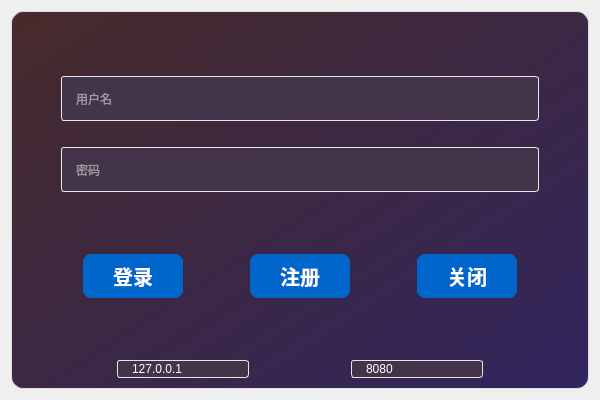
<?xml version="1.0" encoding="UTF-8"?>
<ui version="4.0">
 <class>LoginWindow</class>
 <widget class="QWidget" name="LoginWindow">
  <property name="geometry">
   <rect>
    <x>0</x>
    <y>0</y>
    <width>600</width>
    <height>400</height>
   </rect>
  </property>
  <property name="minimumSize">
   <size>
    <width>400</width>
    <height>0</height>
   </size>
  </property>
  <property name="maximumSize">
   <size>
    <width>600</width>
    <height>400</height>
   </size>
  </property>
  <property name="windowTitle">
   <string>登录</string>
  </property>
  <property name="styleSheet">
   <string notr="true">QFrame{
border: 1px solid #dcdee0;;
border-radius: 12px;
background-color:rgb(255, 255, 255);
}
QLineEdit{
border: 1px solid rgb(41, 57, 85);
border-radius: 3px;
border-color:#dcdee0;
background: white;
padding-left: 12px;
padding-right: 12px;
border-color:#e4e5eb;
}
QLineEdit:hover {
border-color: #db9a45;
}</string>
  </property>
  <layout class="QVBoxLayout" name="verticalLayout">
   <item>
    <widget class="QFrame" name="frame">
     <property name="styleSheet">
      <string notr="true">background-color: qlineargradient(spread:pad, x1:0, y1:0, x2:1, y2:1, stop:0 rgba(71, 42, 42, 255), stop:1 rgba(49, 37, 94, 255));</string>
     </property>
     <property name="frameShape">
      <enum>QFrame::StyledPanel</enum>
     </property>
     <property name="frameShadow">
      <enum>QFrame::Raised</enum>
     </property>
     <layout class="QGridLayout" name="gridLayout_2">
      <item row="3" column="0">
       <layout class="QHBoxLayout" name="horizontalLayout">
        <property name="spacing">
         <number>5</number>
        </property>
        <item>
         <spacer name="horizontalSpacer_6">
          <property name="orientation">
           <enum>Qt::Horizontal</enum>
          </property>
          <property name="sizeHint" stdset="0">
           <size>
            <width>40</width>
            <height>20</height>
           </size>
          </property>
         </spacer>
        </item>
        <item>
         <widget class="QPushButton" name="LoginButton">
          <property name="styleSheet">
           <string notr="true">QPushButton{
color:rgb(255, 255, 255);
font-size: 20px;
font:10pt &quot;Microsoft YaHei UI&quot;;
border-radius:8px;
font-weight:700;
height:44px;
width: 100%;
background-color:#0066CC;
}</string>
          </property>
          <property name="text">
           <string>登录</string>
          </property>
          <property name="default">
           <bool>false</bool>
          </property>
         </widget>
        </item>
        <item>
         <spacer name="horizontalSpacer_3">
          <property name="orientation">
           <enum>Qt::Horizontal</enum>
          </property>
          <property name="sizeHint" stdset="0">
           <size>
            <width>40</width>
            <height>20</height>
           </size>
          </property>
         </spacer>
        </item>
        <item>
         <widget class="QPushButton" name="RegisterButton">
          <property name="font">
           <font>
            <family>Microsoft YaHei UI</family>
            <pointsize>10</pointsize>
            <italic>false</italic>
            <bold>true</bold>
           </font>
          </property>
          <property name="styleSheet">
           <string notr="true">QPushButton{
color:rgb(255, 255, 255);
font-size: 20px;
font:10pt &quot;Microsoft YaHei UI&quot;;
border-radius:8px;
font-weight:700;
height:44px;
width: 100%;
background-color:#0066CC;
}</string>
          </property>
          <property name="text">
           <string>注册</string>
          </property>
         </widget>
        </item>
        <item>
         <spacer name="horizontalSpacer_4">
          <property name="orientation">
           <enum>Qt::Horizontal</enum>
          </property>
          <property name="sizeHint" stdset="0">
           <size>
            <width>40</width>
            <height>20</height>
           </size>
          </property>
         </spacer>
        </item>
        <item>
         <widget class="QPushButton" name="CloseButton">
          <property name="styleSheet">
           <string notr="true">QPushButton{
color:rgb(255, 255, 255);
font-size: 20px;
font:10pt &quot;Microsoft YaHei UI&quot;;
border-radius:8px;
font-weight:700;
height:44px;
width: 100%;
background-color:#0066CC;
}</string>
          </property>
          <property name="text">
           <string>关闭</string>
          </property>
         </widget>
        </item>
        <item>
         <spacer name="horizontalSpacer_5">
          <property name="orientation">
           <enum>Qt::Horizontal</enum>
          </property>
          <property name="sizeHint" stdset="0">
           <size>
            <width>40</width>
            <height>20</height>
           </size>
          </property>
         </spacer>
        </item>
       </layout>
      </item>
      <item row="1" column="0">
       <layout class="QGridLayout" name="gridLayout">
        <item row="0" column="2">
         <widget class="QLineEdit" name="NameInput">
          <property name="minimumSize">
           <size>
            <width>0</width>
            <height>45</height>
           </size>
          </property>
          <property name="styleSheet">
           <string notr="true">background-color:#443449;
color: rgb(255, 255, 255);
</string>
          </property>
          <property name="placeholderText">
           <string>用户名</string>
          </property>
         </widget>
        </item>
        <item row="0" column="0">
         <spacer name="horizontalSpacer">
          <property name="orientation">
           <enum>Qt::Horizontal</enum>
          </property>
          <property name="sizeType">
           <enum>QSizePolicy::Fixed</enum>
          </property>
          <property name="sizeHint" stdset="0">
           <size>
            <width>40</width>
            <height>20</height>
           </size>
          </property>
         </spacer>
        </item>
        <item row="0" column="3">
         <spacer name="horizontalSpacer_2">
          <property name="orientation">
           <enum>Qt::Horizontal</enum>
          </property>
          <property name="sizeType">
           <enum>QSizePolicy::Fixed</enum>
          </property>
          <property name="sizeHint" stdset="0">
           <size>
            <width>40</width>
            <height>20</height>
           </size>
          </property>
         </spacer>
        </item>
        <item row="2" column="2">
         <widget class="QLineEdit" name="PassWordInput">
          <property name="minimumSize">
           <size>
            <width>0</width>
            <height>45</height>
           </size>
          </property>
          <property name="styleSheet">
           <string notr="true">background-color:#443449;
color: rgb(255, 255, 255);
</string>
          </property>
          <property name="text">
           <string/>
          </property>
          <property name="echoMode">
           <enum>QLineEdit::Password</enum>
          </property>
          <property name="placeholderText">
           <string>密码</string>
          </property>
         </widget>
        </item>
        <item row="1" column="2">
         <spacer name="verticalSpacer">
          <property name="orientation">
           <enum>Qt::Vertical</enum>
          </property>
          <property name="sizeType">
           <enum>QSizePolicy::Fixed</enum>
          </property>
          <property name="sizeHint" stdset="0">
           <size>
            <width>20</width>
            <height>20</height>
           </size>
          </property>
         </spacer>
        </item>
       </layout>
      </item>
      <item row="2" column="0">
       <spacer name="verticalSpacer_3">
        <property name="orientation">
         <enum>Qt::Vertical</enum>
        </property>
        <property name="sizeHint" stdset="0">
         <size>
          <width>20</width>
          <height>40</height>
         </size>
        </property>
       </spacer>
      </item>
      <item row="4" column="0">
       <spacer name="verticalSpacer_2">
        <property name="orientation">
         <enum>Qt::Vertical</enum>
        </property>
        <property name="sizeHint" stdset="0">
         <size>
          <width>20</width>
          <height>40</height>
         </size>
        </property>
       </spacer>
      </item>
      <item row="5" column="0">
       <layout class="QHBoxLayout" name="horizontalLayout_6">
        <property name="sizeConstraint">
         <enum>QLayout::SetDefaultConstraint</enum>
        </property>
        <item>
         <spacer name="horizontalSpacer_7">
          <property name="orientation">
           <enum>Qt::Horizontal</enum>
          </property>
          <property name="sizeHint" stdset="0">
           <size>
            <width>40</width>
            <height>20</height>
           </size>
          </property>
         </spacer>
        </item>
        <item>
         <widget class="QLineEdit" name="iplineEdit">
          <property name="sizePolicy">
           <sizepolicy hsizetype="Fixed" vsizetype="Fixed">
            <horstretch>0</horstretch>
            <verstretch>0</verstretch>
           </sizepolicy>
          </property>
          <property name="styleSheet">
           <string notr="true">color: rgb(255, 255, 255);
background-color:#443449;</string>
          </property>
          <property name="text">
           <string>127.0.0.1</string>
          </property>
         </widget>
        </item>
        <item>
         <spacer name="horizontalSpacer_9">
          <property name="orientation">
           <enum>Qt::Horizontal</enum>
          </property>
          <property name="sizeHint" stdset="0">
           <size>
            <width>40</width>
            <height>20</height>
           </size>
          </property>
         </spacer>
        </item>
        <item>
         <widget class="QLineEdit" name="portlineEdit">
          <property name="styleSheet">
           <string notr="true">color: rgb(255, 255, 255);
background-color:#443449;</string>
          </property>
          <property name="text">
           <string>8080</string>
          </property>
         </widget>
        </item>
        <item>
         <spacer name="horizontalSpacer_8">
          <property name="orientation">
           <enum>Qt::Horizontal</enum>
          </property>
          <property name="sizeHint" stdset="0">
           <size>
            <width>40</width>
            <height>20</height>
           </size>
          </property>
         </spacer>
        </item>
       </layout>
      </item>
      <item row="0" column="0">
       <spacer name="verticalSpacer_4">
        <property name="orientation">
         <enum>Qt::Vertical</enum>
        </property>
        <property name="sizeHint" stdset="0">
         <size>
          <width>20</width>
          <height>40</height>
         </size>
        </property>
       </spacer>
      </item>
     </layout>
    </widget>
   </item>
  </layout>
 </widget>
 <resources/>
 <connections/>
</ui>
